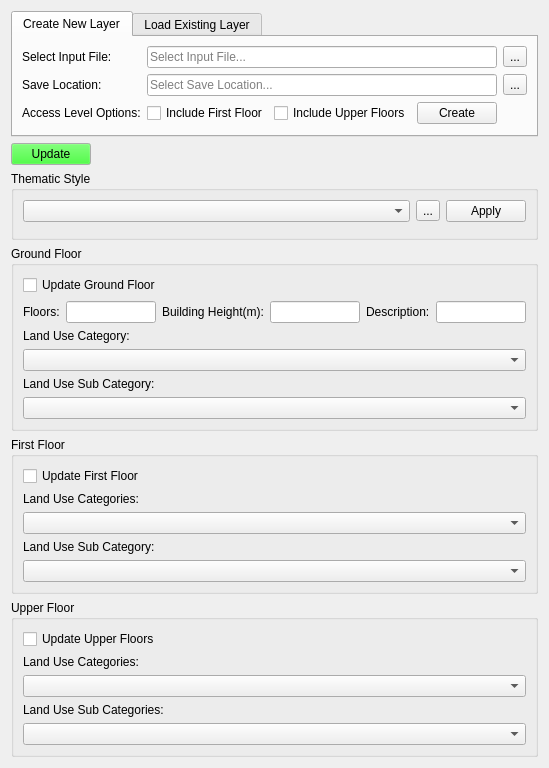
      <widget class="QWidget" name="toolBoxPage3">
       <property name="geometry">
        <rect>
         <x>0</x>
         <y>0</y>
         <width>502</width>
         <height>701</height>
        </rect>
       </property>
       <attribute name="label">
        <string>LandUse</string>
       </attribute>
       <layout class="QVBoxLayout" name="verticalLayout_2">
        <item>
         <widget class="QTabWidget" name="tabWidget">
          <property name="currentIndex">
           <number>0</number>
          </property>
          <widget class="QWidget" name="tab_13">
           <attribute name="title">
            <string>Create New Layer</string>
           </attribute>
           <layout class="QGridLayout" name="gridLayout_16">
            <item row="0" column="0">
             <widget class="QLabel" name="label_29">
              <property name="text">
               <string>Select Input File:</string>
              </property>
             </widget>
            </item>
            <item row="4" column="0">
             <widget class="QLabel" name="label_35">
              <property name="text">
               <string>Access Level Options:</string>
              </property>
             </widget>
            </item>
            <item row="4" column="2">
             <widget class="QCheckBox" name="checkBox_5">
              <property name="text">
               <string>Include Upper Floors</string>
              </property>
             </widget>
            </item>
            <item row="1" column="0">
             <widget class="QLabel" name="label_30">
              <property name="text">
               <string>Save Location:</string>
              </property>
             </widget>
            </item>
            <item row="4" column="1">
             <widget class="QCheckBox" name="checkBox_4">
              <property name="text">
               <string>Include First Floor</string>
              </property>
             </widget>
            </item>
            <item row="1" column="4">
             <widget class="QToolButton" name="toolButton_L4">
              <property name="text">
               <string>...</string>
              </property>
             </widget>
            </item>
            <item row="0" column="4">
             <widget class="QToolButton" name="toolButton_L8">
              <property name="layoutDirection">
               <enum>Qt::LeftToRight</enum>
              </property>
              <property name="text">
               <string>...</string>
              </property>
             </widget>
            </item>
            <item row="4" column="3">
             <widget class="QPushButton" name="pushButton_L5">
              <property name="sizePolicy">
               <sizepolicy hsizetype="Maximum" vsizetype="Fixed">
                <horstretch>0</horstretch>
                <verstretch>0</verstretch>
               </sizepolicy>
              </property>
              <property name="text">
               <string>Create</string>
              </property>
             </widget>
            </item>
            <item row="1" column="1" colspan="3">
             <widget class="QLineEdit" name="lineEdit_6">
              <property name="placeholderText">
               <string>Select Save Location...</string>
              </property>
             </widget>
            </item>
            <item row="0" column="1" colspan="3">
             <widget class="QLineEdit" name="lineEdit_4">
              <property name="placeholderText">
               <string>Select Input File...</string>
              </property>
             </widget>
            </item>
           </layout>
          </widget>
          <widget class="QWidget" name="tab_15">
           <attribute name="title">
            <string>Load Existing Layer</string>
           </attribute>
           <layout class="QGridLayout" name="gridLayout_17">
            <item row="0" column="3">
             <widget class="QToolButton" name="toolButton_L6">
              <property name="text">
               <string>...</string>
              </property>
             </widget>
            </item>
            <item row="0" column="0">
             <widget class="QLabel" name="label_31">
              <property name="text">
               <string>Load Exitsing File:</string>
              </property>
             </widget>
            </item>
            <item row="0" column="1">
             <widget class="QLineEdit" name="lineEdit_7">
              <property name="placeholderText">
               <string>Select Load Location...</string>
              </property>
             </widget>
            </item>
            <item row="0" column="4">
             <widget class="QPushButton" name="pushButton_L7">
              <property name="sizePolicy">
               <sizepolicy hsizetype="Maximum" vsizetype="Fixed">
                <horstretch>0</horstretch>
                <verstretch>0</verstretch>
               </sizepolicy>
              </property>
              <property name="text">
               <string>Load</string>
              </property>
             </widget>
            </item>
           </layout>
          </widget>
         </widget>
        </item>
        <item>
         <widget class="QPushButton" name="pushButton_L3">
          <property name="sizePolicy">
           <sizepolicy hsizetype="Maximum" vsizetype="Fixed">
            <horstretch>0</horstretch>
            <verstretch>0</verstretch>
           </sizepolicy>
          </property>
          <property name="palette">
           <palette>
            <active>
             <colorrole role="Button">
              <brush brushstyle="SolidPattern">
               <color alpha="255">
                <red>12</red>
                <green>255</green>
                <blue>0</blue>
               </color>
              </brush>
             </colorrole>
             <colorrole role="Text">
              <brush brushstyle="SolidPattern">
               <color alpha="255">
                <red>0</red>
                <green>0</green>
                <blue>0</blue>
               </color>
              </brush>
             </colorrole>
            </active>
            <inactive>
             <colorrole role="Button">
              <brush brushstyle="SolidPattern">
               <color alpha="255">
                <red>12</red>
                <green>255</green>
                <blue>0</blue>
               </color>
              </brush>
             </colorrole>
             <colorrole role="Text">
              <brush brushstyle="SolidPattern">
               <color alpha="255">
                <red>0</red>
                <green>0</green>
                <blue>0</blue>
               </color>
              </brush>
             </colorrole>
            </inactive>
            <disabled>
             <colorrole role="Button">
              <brush brushstyle="SolidPattern">
               <color alpha="255">
                <red>12</red>
                <green>255</green>
                <blue>0</blue>
               </color>
              </brush>
             </colorrole>
             <colorrole role="Text">
              <brush brushstyle="SolidPattern">
               <color alpha="255">
                <red>120</red>
                <green>120</green>
                <blue>120</blue>
               </color>
              </brush>
             </colorrole>
            </disabled>
           </palette>
          </property>
          <property name="text">
           <string>Update</string>
          </property>
         </widget>
        </item>
        <item>
         <widget class="QGroupBox" name="groupBox_8">
          <property name="title">
           <string>Thematic Style</string>
          </property>
          <layout class="QGridLayout" name="gridLayout_18">
           <item row="0" column="2">
            <widget class="QPushButton" name="pushButton_LU1">
             <property name="sizePolicy">
              <sizepolicy hsizetype="Maximum" vsizetype="Fixed">
               <horstretch>0</horstretch>
               <verstretch>0</verstretch>
              </sizepolicy>
             </property>
             <property name="text">
              <string>Apply</string>
             </property>
            </widget>
           </item>
           <item row="0" column="0">
            <widget class="QComboBox" name="comboBox_11"/>
           </item>
           <item row="0" column="1">
            <widget class="QToolButton" name="toolButton_LU">
             <property name="text">
              <string>...</string>
             </property>
            </widget>
           </item>
           <item row="1" column="0">
            <widget class="QLineEdit" name="lineEdit_11">
             <property name="sizePolicy">
              <sizepolicy hsizetype="Ignored" vsizetype="Ignored">
               <horstretch>0</horstretch>
               <verstretch>0</verstretch>
              </sizepolicy>
             </property>
            </widget>
           </item>
          </layout>
         </widget>
        </item>
        <item>
         <widget class="QGroupBox" name="groupBox_8">
          <property name="title">
           <string>Ground Floor</string>
          </property>
          <layout class="QGridLayout" name="gridLayout_9">
           <item row="12" column="0" colspan="3">
            <widget class="QComboBox" name="comboBox_5"/>
           </item>
           <item row="13" column="0">
            <widget class="QLabel" name="label_32">
             <property name="text">
              <string>Land Use Sub Category:</string>
             </property>
            </widget>
           </item>
           <item row="0" column="0" colspan="2">
            <widget class="QCheckBox" name="checkBox">
             <property name="text">
              <string>Update Ground Floor</string>
             </property>
             <property name="checkable">
              <bool>true</bool>
             </property>
            </widget>
           </item>
           <item row="14" column="0" colspan="3">
            <widget class="QComboBox" name="comboBox_8"/>
           </item>
           <item row="11" column="0">
            <widget class="QLabel" name="label_26">
             <property name="text">
              <string>Land Use Category:</string>
             </property>
            </widget>
           </item>
           <item row="1" column="0" rowspan="2" colspan="3">
            <layout class="QHBoxLayout" name="horizontalLayout_10">
             <property name="spacing">
              <number>6</number>
             </property>
             <property name="sizeConstraint">
              <enum>QLayout::SetMaximumSize</enum>
             </property>
             <item>
              <widget class="QLabel" name="label_37">
               <property name="sizePolicy">
                <sizepolicy hsizetype="Maximum" vsizetype="Preferred">
                 <horstretch>0</horstretch>
                 <verstretch>0</verstretch>
                </sizepolicy>
               </property>
               <property name="text">
                <string>Floors:</string>
               </property>
              </widget>
             </item>
             <item>
              <widget class="QLineEdit" name="lineEdit_8">
               <property name="sizePolicy">
                <sizepolicy hsizetype="Maximum" vsizetype="Fixed">
                 <horstretch>0</horstretch>
                 <verstretch>0</verstretch>
                </sizepolicy>
               </property>
              </widget>
             </item>
             <item>
              <widget class="QLabel" name="label_36">
               <property name="text">
                <string>Building Height(m):</string>
               </property>
              </widget>
             </item>
             <item>
              <widget class="QLineEdit" name="lineEdit_9">
               <property name="enabled">
                <bool>true</bool>
               </property>
               <property name="sizePolicy">
                <sizepolicy hsizetype="Maximum" vsizetype="Fixed">
                 <horstretch>0</horstretch>
                 <verstretch>0</verstretch>
                </sizepolicy>
               </property>
               <property name="autoFillBackground">
                <bool>false</bool>
               </property>
               <property name="maxLength">
                <number>1500</number>
               </property>
               <property name="dragEnabled">
                <bool>true</bool>
               </property>
               <property name="placeholderText">
                <string/>
               </property>
              </widget>
             </item>
             <item>
              <widget class="QLabel" name="label_38">
               <property name="text">
                <string>Description:</string>
               </property>
              </widget>
             </item>
             <item>
              <widget class="QLineEdit" name="lineEdit_10"/>
             </item>
            </layout>
           </item>
          </layout>
         </widget>
        </item>
        <item>
         <widget class="QGroupBox" name="groupBox_9">
          <property name="title">
           <string>First Floor</string>
          </property>
          <layout class="QGridLayout" name="gridLayout_14">
           <item row="1" column="0">
            <widget class="QLabel" name="label_27">
             <property name="text">
              <string>Land Use Categories:</string>
             </property>
            </widget>
           </item>
           <item row="0" column="0" colspan="2">
            <widget class="QCheckBox" name="checkBox_2">
             <property name="text">
              <string>Update First Floor </string>
             </property>
             <property name="checkable">
              <bool>true</bool>
             </property>
             <property name="checked">
              <bool>false</bool>
             </property>
            </widget>
           </item>
           <item row="2" column="0" colspan="3">
            <widget class="QComboBox" name="comboBox_6"/>
           </item>
           <item row="3" column="0">
            <widget class="QLabel" name="label_33">
             <property name="text">
              <string>Land Use Sub Category:</string>
             </property>
            </widget>
           </item>
           <item row="5" column="0" colspan="3">
            <widget class="QComboBox" name="comboBox_9"/>
           </item>
          </layout>
         </widget>
        </item>
        <item>
         <widget class="QGroupBox" name="groupBox_10">
          <property name="title">
           <string>Upper Floor</string>
          </property>
          <layout class="QGridLayout" name="gridLayout_15">
           <item row="0" column="0" colspan="2">
            <widget class="QCheckBox" name="checkBox_3">
             <property name="text">
              <string>Update Upper Floors</string>
             </property>
             <property name="checkable">
              <bool>true</bool>
             </property>
            </widget>
           </item>
           <item row="5" column="0">
            <widget class="QLabel" name="label_28">
             <property name="text">
              <string>Land Use Categories:</string>
             </property>
            </widget>
           </item>
           <item row="6" column="0" colspan="3">
            <widget class="QComboBox" name="comboBox_7"/>
           </item>
           <item row="7" column="0">
            <widget class="QLabel" name="label_34">
             <property name="text">
              <string>Land Use Sub Categories:</string>
             </property>
            </widget>
           </item>
           <item row="8" column="0" colspan="3">
            <widget class="QComboBox" name="comboBox_10"/>
           </item>
          </layout>
         </widget>
        </item>
       </layout>
      </widget>
